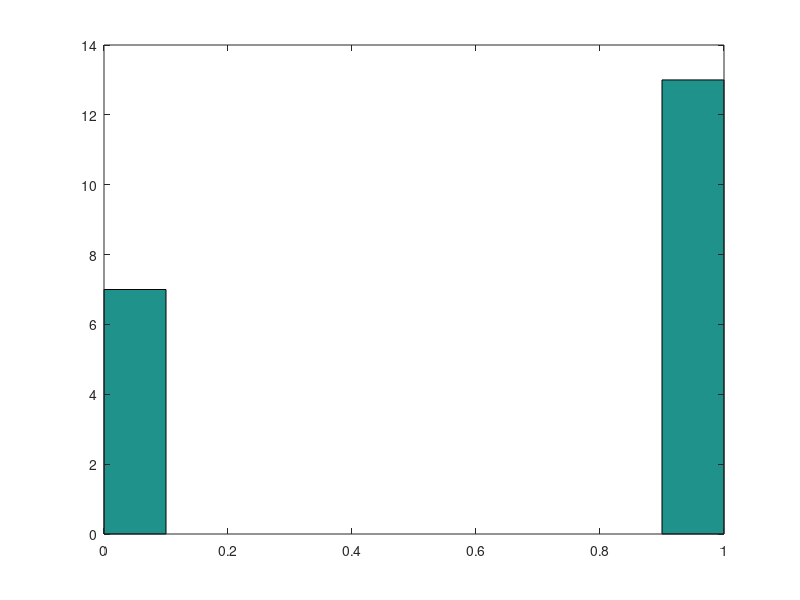

MATLAB code to generate this figure:
clc; 
clear;
%   1.a
x=binornd(1,0.6,[1,20])
%   1.b
hist(x);
% Not always showing the output exactly to the probability of "p".
% Histogram plot plots number of occurances of the same value.